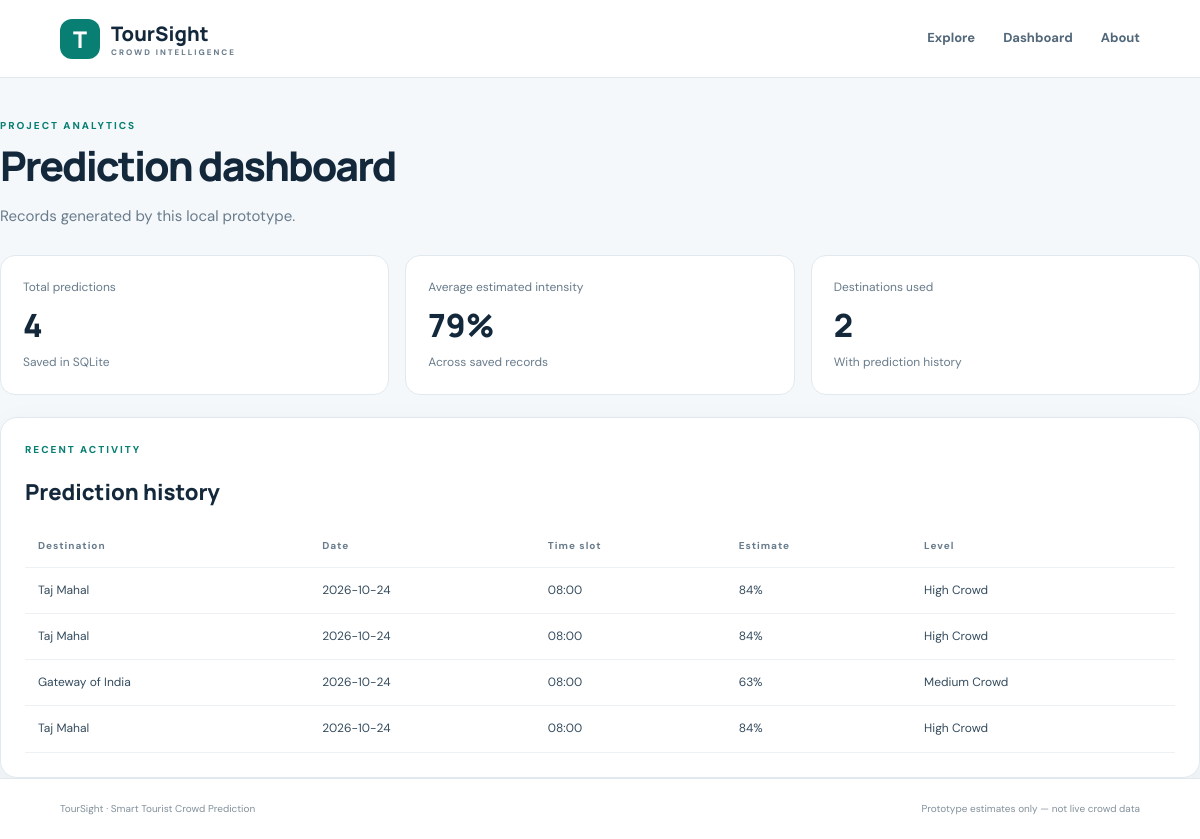
/dashboard, run on the app's committed database.
### tables this page shows
CREATE TABLE predictions (
            id INTEGER PRIMARY KEY AUTOINCREMENT, destination TEXT NOT NULL,
            visit_date TEXT NOT NULL, time_slot TEXT NOT NULL,
            crowd_percent INTEGER NOT NULL, crowd_level TEXT NOT NULL,
            created_at TEXT NOT NULL);

### app.py (the view)
@app.route("/dashboard")
def dashboard():
    with db() as conn:
        rows = conn.execute("SELECT * FROM predictions ORDER BY id DESC LIMIT 100").fetchall()
        total = conn.execute("SELECT COUNT(*) n FROM predictions").fetchone()["n"]
        avg = conn.execute("SELECT AVG(crowd_percent) a FROM predictions").fetchone()["a"]
        destinations = conn.execute("SELECT destination, COUNT(*) n FROM predictions GROUP BY destination ORDER BY n DESC").fetchall()
    return render_template("dashboard.html", rows=rows, total=total, average=round(avg or 0), destinations=destinations)

### app.py (called while the page is built)
def db():
    conn = sqlite3.connect(DB_PATH)
    conn.row_factory = sqlite3.Row
    return conn

### templates/dashboard.html
{% extends "base.html" %}{% block title %}Dashboard | TourSight{% endblock %}{% block content %}
<section class="page-title"><span class="eyebrow">PROJECT ANALYTICS</span><h1>Prediction dashboard</h1><p>Records generated by this local prototype.</p></section>
<section class="metrics"><article><span>Total predictions</span><b>{{ total }}</b><small>Saved in SQLite</small></article><article><span>Average estimated intensity</span><b>{{ average }}%</b><small>Across saved records</small></article><article><span>Destinations used</span><b>{{ destinations|length }}</b><small>With prediction history</small></article></section>
<section class="panel table-panel"><span class="eyebrow">RECENT ACTIVITY</span><h2>Prediction history</h2>{% if rows %}<div class="table-wrap"><table><thead><tr><th>Destination</th><th>Date</th><th>Time slot</th><th>Estimate</th><th>Level</th></tr></thead><tbody>{% for r in rows %}<tr><td>{{ r.destination }}</td><td>{{ r.visit_date }}</td><td>{{ r.time_slot }}</td><td>{{ r.crowd_percent }}%</td><td>{{ r.crowd_level }}</td></tr>{% endfor %}</tbody></table></div>{% else %}<p class="muted">No predictions yet. Go to Explore and create your first prediction.</p><a class="primary" href="{{ url_for('home') }}">Explore destinations</a>{% endif %}</section>{% endblock %}

### templates/base.html (shortened to what this page needs)
<!doctype html>
<html lang="en"><head><meta charset="utf-8"><meta name="viewport" content="width=device-width,initial-scale=1">
<link rel="stylesheet" href="{{ url_for('static', filename='css/style.css') }}">
<script src="https://cdn.jsdelivr.net/npm/chart.js"></script></head><body>
<header class="header"><a class="brand" href="{{ url_for('home') }}"><span class="mark">T</span><span>TourSight<small>CROWD INTELLIGENCE</small></span></a>
<nav><a href="{{ url_for('home') }}">Explore</a><a href="{{ url_for('dashboard') }}">Dashboard</a><a href="{{ url_for('about') }}">About</a></nav></header>
<main>{% block content %}{% endblock %}</main>
<footer><span>TourSight · Smart Tourist Crowd Prediction</span><span>Prototype estimates only — not live crowd data</span></footer>
</body></html>

### static/css/style.css (style rules this page uses)
:root { --ink:#14283b;--muted:#687b8b;--teal:#087f72;--mint:#e5f6f0;--line:#e1e9ee;--bg:#f5f8fa;--gold:#f5bd55;--red:#e66e75;--green:#20ad84;--shadow:0 12px 35px #10283c0d }
* { box-sizing:border-box }
body { margin:0;background:var(--bg);color:var(--ink);font:15px/1.6 'DM Sans',sans-serif }
a { color:inherit;text-decoration:none }
.header { height:78px;background:white;border-bottom:1px solid var(--line);display:flex;justify-content:space-between;align-items:center;padding:0 max(5vw,22px) }
.brand { display:flex;align-items:center;gap:11px;font:800 20px Manrope }
.brand small { display:block;font:800 8px 'DM Sans';letter-spacing:2px;color:var(--muted) }
.mark { display:grid;place-items:center;background:var(--teal);color:white;border-radius:12px;width:40px;height:40px;font-size:23px }
.header nav { display:flex;gap:28px;font-size:13px;font-weight:700;color:#526779 }
main { min-height:calc(100vh - 140px) }
.eyebrow { display:block;color:var(--teal);font-size:10px;font-weight:800;letter-spacing:2px;margin-bottom:9px }
.hero h1,.page-title h1 { font:800 clamp(36px,4vw,55px)/1.12 Manrope;letter-spacing:-2px;margin:12px 0 18px }
.section-head,.page-title,.cards,.planner,.result-grid,.metrics,.table-panel,.about-cards,.notice { max-width:1200px;margin-left:auto;margin-right:auto }
.destination,.panel { background:white;border:1px solid var(--line);border-radius:17px;overflow:hidden;box-shadow:var(--shadow) }
.page-title { margin-top:40px;margin-bottom:27px }
.page-title h1 { font-size:41px;margin:8px 0 }
.page-title p { color:var(--muted) }
.metrics { display:grid;grid-template-columns:repeat(3,1fr);gap:16px;margin-bottom:22px }
.metrics article { background:white;border:1px solid var(--line);border-radius:15px;padding:22px }
.metrics span,.metrics small { display:block;color:var(--muted);font-size:12px }
.metrics b { display:block;font:800 32px Manrope;margin:6px 0 }
.table-panel { padding:24px;margin-bottom:65px }
.table-panel h2 { font:800 22px Manrope }
.table-wrap { overflow-x:auto }
table { width:100%;border-collapse:collapse;white-space:nowrap }
td,th { text-align:left;padding:13px;border-bottom:1px solid #edf1f4;font-size:12px }
th { font-size:10px;color:var(--muted);letter-spacing:1px }
td { color:#344b5d }
footer { display:flex;justify-content:space-between;gap:20px;background:white;border-top:1px solid var(--line);padding:22px max(5vw,22px);font-size:10px;color:#82909b }

### data on the page
predictions: destination "Taj Mahal", visit_date "2026-10-24", time_slot "08:00", crowd_percent "84", crowd_level "High Crowd"
predictions: destination "Taj Mahal", visit_date "2026-10-24", time_slot "08:00", crowd_percent "84", crowd_level "High Crowd"
predictions: destination "Gateway of India", visit_date "2026-10-24", time_slot "08:00", crowd_percent "63", crowd_level "Medium Crowd"
predictions: destination "Taj Mahal", visit_date "2026-10-24", time_slot "08:00", crowd_percent "84", crowd_level "High Crowd"

### other printed values
{{ total }} "4"
{{ average }} "79"
{{ destinations|length }} "2"
